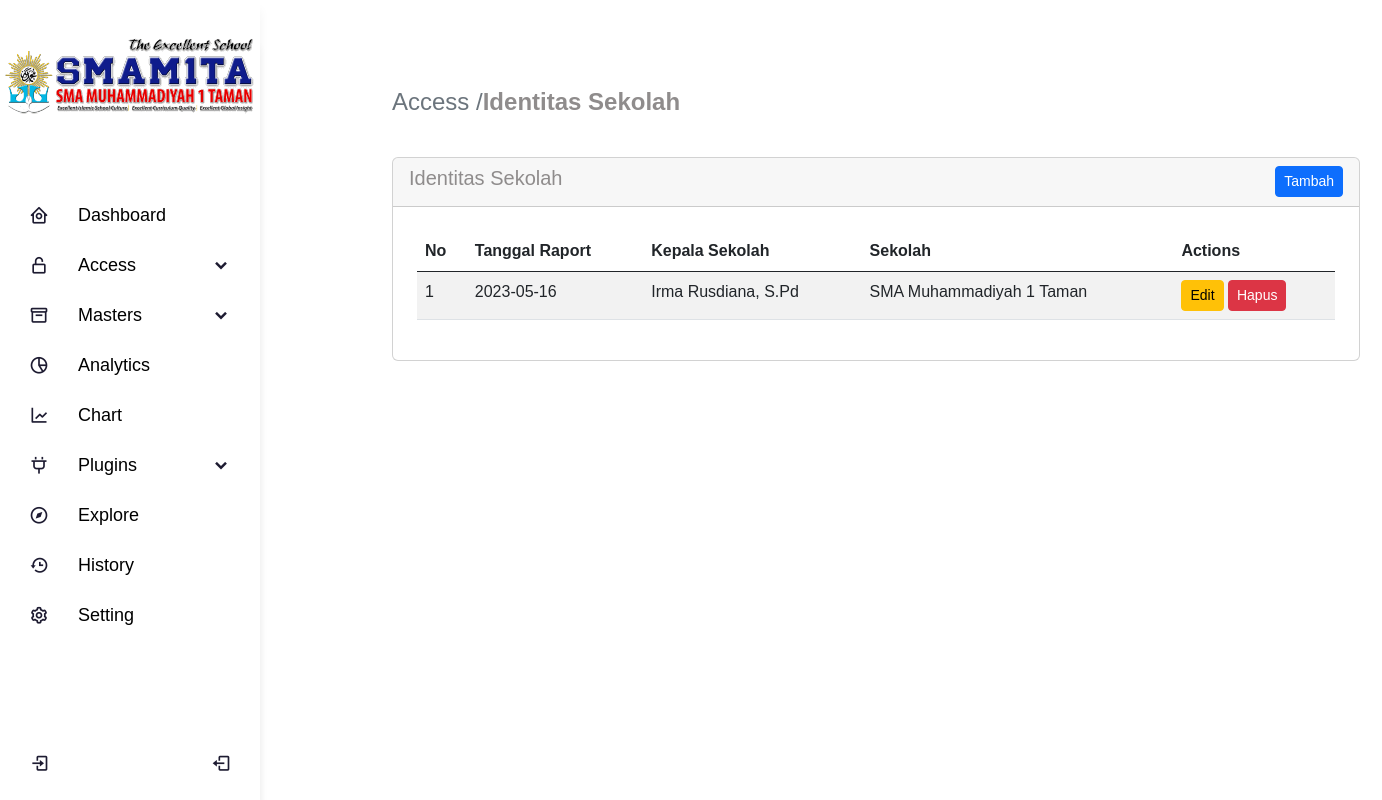
Page /index.php/identitas on the committed database.
### tables this page shows
CREATE TABLE `identitas` (
  `id` int(4) NOT NULL,
  `tglraport` date DEFAULT NULL,
  `kepsek` varchar(255) NOT NULL,
  `sekolah` varchar(100) NOT NULL,
  `is_active` int(2) DEFAULT NULL
);

### application/controllers/Identitas.php (called while the page is built, shortened)
<?php
class Identitas extends CI_Controller
{
    public function __construct()
    {
        $this->load->library('form_validation');
        $this->load->model('Identitasmodel');
        $this->load->library('session');
    }
    public function index()
    {
        $data['title'] = "Identtias Sekolah - E-Raport";
        $data['identitas'] = $this->Identitasmodel->get_identitas();
        $this->load->view('layout/header', $data);
        $this->load->view('content/identitas/index', $data);
        $this->load->view('layout/sidebar', $data);
        $this->load->view('layout/footer', $data);
    }
}

### index.php (called while the page is built, shortened)
<?php
require_once BASEPATH.'core/CodeIgniter.php';

### application/models/Identitasmodel.php (called while the page is built, shortened)
<?php
Class Identitasmodel extends CI_Model
{
    public function get_identitas()
    {
        return $this->db->get_where('identitas', ['is_active' => 1])->result_array();
    }
}
?>

### application/views/content/identitas/index.php (the view, shortened to what this page needs)
<div class="content-wrapper">
    <div class="container-xxl flex-grow-1 container-p-y">
        <h4 class="fw-bold py-3 mb-4"><span class="text-muted fw-light">Access /</span>Identitas Sekolah</h4>
        <div class="card">
            <div class="card-header">
                <div class="row">
                    <div class="col">
                        <h5>Identitas Sekolah</h5>
                    </div>
                    <div class="col">
                        <div class="float-end">
                            <a href="#" class="btn btn-sm btn-primary" data-bs-toggle="modal"
                                data-bs-target="#tambah_modal">Tambah</a>
                        </div>
                    </div>
                </div>
            </div>
            <div class="card-body">
                <div class="table-responsive text-nowrap py-2 px-2">
                    <table class="table table-striped dt-responsive nowrap datatables py-1 px-1">
                        <thead>
                            <tr>
                                <th>No</th>
                                <th>Tanggal Raport </th>
                                <th>Kepala Sekolah</th>
                                <th>Sekolah</th>
                                <th>Actions</th>
                            </tr>
                        </thead>
                        <tbody class="table-border-bottom-0">
                            <?php
                            $no = 1;
                            ?>
                            <?php foreach ($identitas as $idn): ?>
                                <tr>
                                    <td>
                                        <?= $no++ ?>
                                    </td>
                                    <td>
                                        <?= $idn['tglraport'] ?>
                                    </td>
                                    <td>
                                        <?= $idn['kepsek'] ?>
                                    </td>
                                    <td>
                                        <?= $idn['sekolah'] ?>
                                    </td>
                                    <td>
                                        <a href="#" class="btn btn-sm btn-warning" data-bs-toggle="modal"
                                            data-bs-target="#ubah_modal<?= $idn['id'] ?>">Edit</a>
                                        <a href="#" class="btn btn-sm btn-danger" data-bs-toggle="modal"
                                            data-bs-target="#hapus_modal<?= $idn['id'] ?>">Hapus</a>
                                    </td>
                                </tr>
                            <?php endforeach ?>
                        </tbody>
                    </table>
                </div>
            </div>
        </div>
    </div>
</div>

### assets/css/style.css (style rules this page uses)
body { margin:0; color:#ffffff; background:#c8c8c8; font:600 16px/18px 'Open Sans',sans-serif; }
*,:after,:before { box-sizing:border-box }
a { color:inherit;text-decoration:none }
.content-wrapper { color: #8f8c8c; width: 124vh; margin-left: 35vh; margin-top: 9vh; }
:root { --header-height: 3rem; --nav-width: 68px; --first-color: #4723D9; --first-color-light: #AFA5D9; --white-color: #F7F6FB; --body-font: 'Nunito', sans-serif; --normal-font-size: 1rem; --z-fixed: 100 }
body { position: relative; margin: var(--header-height) 0 0 0; padding: 0 1rem; font-family: var(--body-font); font-size: var(--normal-font-size); transition: .5s }
a { text-decoration: none }
@media screen and (min-width: 768px) { body { margin: calc(var(--header-height) + 1rem) 0 0 0; padding-left: calc(var(--nav-width) + 2rem) } }
* { margin: 0; padding: 0; box-sizing: border-box; font-family: 'Poppins', sans-serif; }

### rows in the picture
identitas: tglraport "2023-05-16", kepsek "Irma Rusdiana, S.Pd", sekolah "SMA Muhammadiyah 1 Taman"
